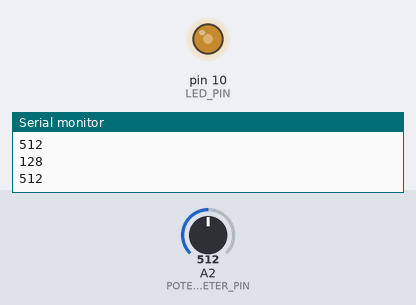
This sketch was run on a simulated Arduino Uno, built with avr-gcc and run on an emulated ATmega328P. On the bench: output pins drawn as LEDs (lit = HIGH), the last lines printed to the serial monitor. The inputs (shaded band) are chosen by the test bench; at power-on: A2 (POTENTIOMETER_PIN) = 512.

Above: at 1.2 s.
1.3 s: A2 (POTENTIOMETER_PIN) set to 716
At 2.0 s:
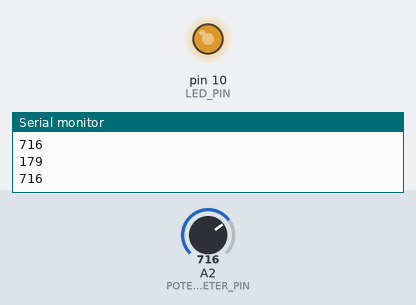
2.8 s: A2 (POTENTIOMETER_PIN) set to 900
At 4.0 s:
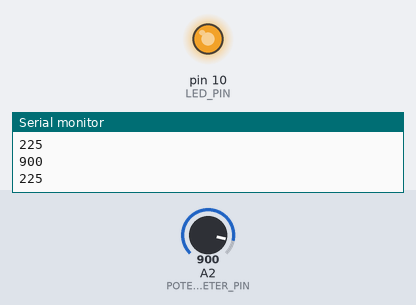
4.3 s: A2 (POTENTIOMETER_PIN) set to 122
At 5.2 s:
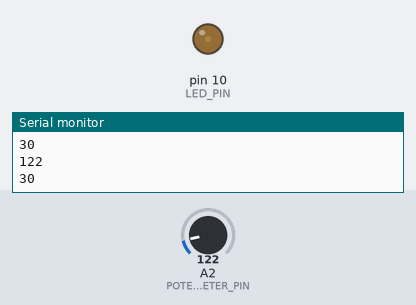
5.8 s: A2 (POTENTIOMETER_PIN) set to 0
At 6.5 s:
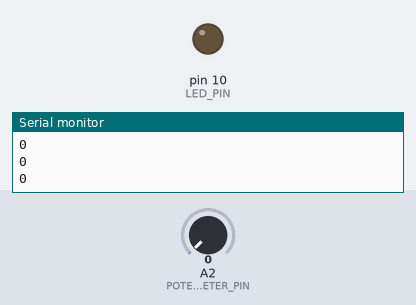
Timing chart, 0 to 8.3 s (numbered marks = the images above; inputs shaded):
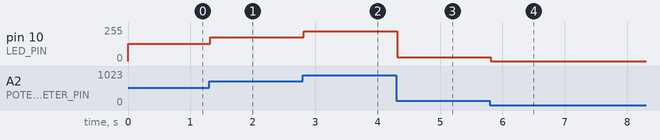

The sketch:

LED_with_potentiometer.ino
```cpp
#define LED_PIN  10 // storing pin number 10 inside LED_PIN variable so we can easily identify that we are storing led inside our variable.

#define POTENTIOMETER_PIN A2 // storing pin number 2 inside POTENTIOMETER_PIN variable so we can easily identify that we are storing potentiometer inside our variable.

void setup()
{

// Establishing Serial communication to debug our code

  Serial.begin(9600);

  // setting led to output to set the brightness level according to potentiometer

  pinMode(LED_PIN, OUTPUT);
}

void loop()
{
  // reading potentiometer value with the help of analogRead Function

  int potentiometerValue = analogRead(POTENTIOMETER_PIN);//0-1023

  // printing value on serial monitor to debug the code as early as possible

  Serial.println(potentiometerValue);

  // converting potentiometer value 0 -1023 to 0 - 255 to make analog value digital

  int ledBrightness = potentiometerValue / 4 ;//0-255

  // printing value on serial monitor to debug the code as early as possible

  Serial.println(ledBrightness);

  // Glowing led based on the readings from the potentiometer

  analogWrite(LED_PIN,ledBrightness);
}
```

Measured:
- after the input at 1.3 s, pin 10 (LED_PIN): 128/255 → 179/255 at once
- after the input at 2.8 s, pin 10 (LED_PIN): 179/255 → 225/255 at once
- after the input at 4.3 s, pin 10 (LED_PIN): 225/255 → 30/255 at once
- after the input at 5.8 s, pin 10 (LED_PIN): 30/255 → 0/255 at once
